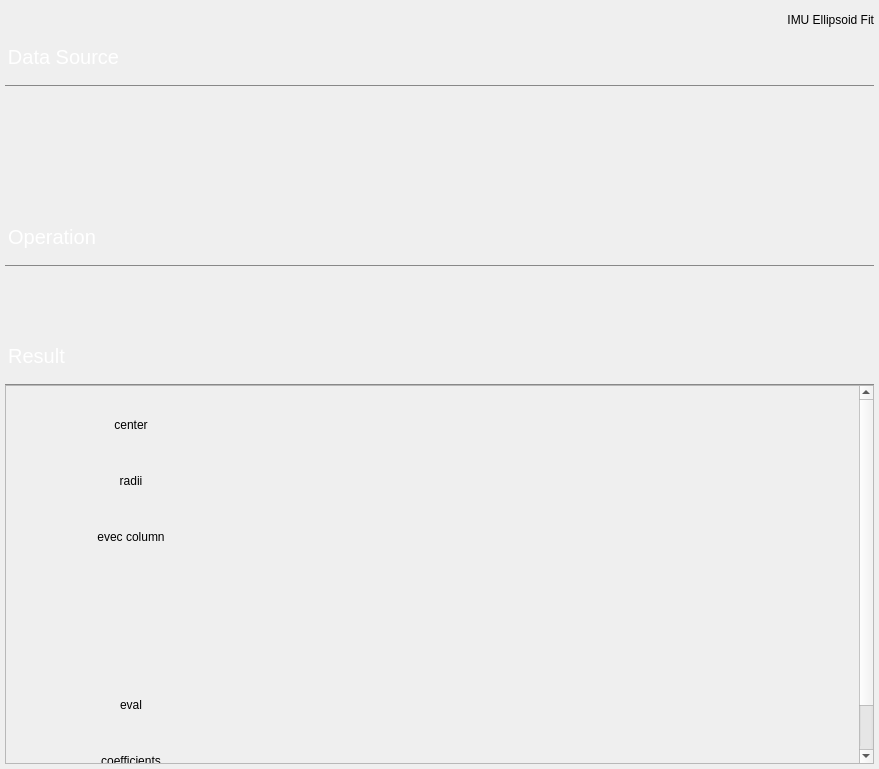
<?xml version="1.0" encoding="UTF-8"?>
<ui version="4.0">
 <class>IMUEllipsoidFit</class>
 <widget class="QWidget" name="IMUEllipsoidFit">
  <property name="geometry">
   <rect>
    <x>0</x>
    <y>0</y>
    <width>879</width>
    <height>769</height>
   </rect>
  </property>
  <property name="minimumSize">
   <size>
    <width>0</width>
    <height>0</height>
   </size>
  </property>
  <property name="maximumSize">
   <size>
    <width>16777215</width>
    <height>16777215</height>
   </size>
  </property>
  <property name="windowTitle">
   <string>IMUEllipsoidFit</string>
  </property>
  <property name="styleSheet">
   <string notr="true">Line{
	background-color: rgb(255, 255, 255);
	border:0;
}</string>
  </property>
  <layout class="QGridLayout" name="gridLayout">
   <property name="leftMargin">
    <number>5</number>
   </property>
   <property name="topMargin">
    <number>5</number>
   </property>
   <property name="rightMargin">
    <number>5</number>
   </property>
   <property name="bottomMargin">
    <number>5</number>
   </property>
   <property name="horizontalSpacing">
    <number>5</number>
   </property>
   <property name="verticalSpacing">
    <number>10</number>
   </property>
   <item row="0" column="2">
    <widget class="QLabel" name="title">
     <property name="minimumSize">
      <size>
       <width>0</width>
       <height>30</height>
      </size>
     </property>
     <property name="maximumSize">
      <size>
       <width>16777215</width>
       <height>30</height>
      </size>
     </property>
     <property name="text">
      <string>IMU Ellipsoid Fit</string>
     </property>
     <property name="alignment">
      <set>Qt::AlignRight|Qt::AlignTrailing|Qt::AlignVCenter</set>
     </property>
    </widget>
   </item>
   <item row="4" column="0" colspan="3">
    <widget class="QGroupBox" name="groupBox_Result">
     <property name="styleSheet">
      <string notr="true">QGroupBox {
    border: none;
    background-color: transparent;
    font: 15pt;
    margin-top: 40px;
    padding: 0px;
	border-top: 1px solid #888;
}

QGroupBox::title {
    subcontrol-origin: margin;
    subcontrol-position: top left;
    padding: 0 0px 0 0;
    background-color: transparent;
    color: #ffffff;
    font: 15pt;
    margin-left: 0px;
    margin-right: 0px;
    width: 100%;
}
</string>
     </property>
     <property name="title">
      <string>Result</string>
     </property>
     <property name="flat">
      <bool>true</bool>
     </property>
     <property name="checkable">
      <bool>false</bool>
     </property>
     <layout class="QGridLayout" name="gridLayout_6">
      <property name="leftMargin">
       <number>0</number>
      </property>
      <property name="topMargin">
       <number>0</number>
      </property>
      <property name="rightMargin">
       <number>0</number>
      </property>
      <property name="bottomMargin">
       <number>0</number>
      </property>
      <property name="spacing">
       <number>0</number>
      </property>
      <item row="0" column="0">
       <widget class="QScrollArea" name="scrollArea">
        <property name="widgetResizable">
         <bool>true</bool>
        </property>
        <widget class="QWidget" name="scrollArea_parm">
         <property name="geometry">
          <rect>
           <x>0</x>
           <y>0</y>
           <width>853</width>
           <height>430</height>
          </rect>
         </property>
         <layout class="QGridLayout" name="gridLayout_4">
          <property name="leftMargin">
           <number>5</number>
          </property>
          <property name="topMargin">
           <number>5</number>
          </property>
          <property name="rightMargin">
           <number>5</number>
          </property>
          <property name="bottomMargin">
           <number>5</number>
          </property>
          <property name="spacing">
           <number>0</number>
          </property>
          <item row="0" column="0">
           <widget class="QWidget" name="widget_result" native="true">
            <property name="minimumSize">
             <size>
              <width>0</width>
              <height>420</height>
             </size>
            </property>
            <layout class="QGridLayout" name="gridLayout_5">
             <item row="4" column="4">
              <widget class="QtMaterialTextField" name="lineEdit_evecColumn_22" native="true">
               <property name="minimumSize">
                <size>
                 <width>150</width>
                 <height>50</height>
                </size>
               </property>
               <property name="maximumSize">
                <size>
                 <width>150</width>
                 <height>50</height>
                </size>
               </property>
              </widget>
             </item>
             <item row="1" column="2">
              <widget class="QtMaterialTextField" name="lineEdit_radii_x" native="true">
               <property name="minimumSize">
                <size>
                 <width>150</width>
                 <height>50</height>
                </size>
               </property>
               <property name="maximumSize">
                <size>
                 <width>150</width>
                 <height>50</height>
                </size>
               </property>
              </widget>
             </item>
             <item row="6" column="0">
              <widget class="QtMaterialRaisedButton" name="help_coefficients" native="true">
               <property name="minimumSize">
                <size>
                 <width>30</width>
                 <height>30</height>
                </size>
               </property>
               <property name="maximumSize">
                <size>
                 <width>30</width>
                 <height>30</height>
                </size>
               </property>
              </widget>
             </item>
             <item row="2" column="4">
              <widget class="QtMaterialTextField" name="lineEdit_evecColumn_02" native="true">
               <property name="minimumSize">
                <size>
                 <width>150</width>
                 <height>50</height>
                </size>
               </property>
               <property name="maximumSize">
                <size>
                 <width>150</width>
                 <height>50</height>
                </size>
               </property>
              </widget>
             </item>
             <item row="2" column="2">
              <widget class="QtMaterialTextField" name="lineEdit_evecColumn_00" native="true">
               <property name="minimumSize">
                <size>
                 <width>150</width>
                 <height>50</height>
                </size>
               </property>
               <property name="maximumSize">
                <size>
                 <width>150</width>
                 <height>50</height>
                </size>
               </property>
              </widget>
             </item>
             <item row="4" column="3">
              <widget class="QtMaterialTextField" name="lineEdit_evecColumn_21" native="true">
               <property name="minimumSize">
                <size>
                 <width>150</width>
                 <height>50</height>
                </size>
               </property>
               <property name="maximumSize">
                <size>
                 <width>150</width>
                 <height>50</height>
                </size>
               </property>
              </widget>
             </item>
             <item row="2" column="3">
              <widget class="QtMaterialTextField" name="lineEdit_evecColumn_01" native="true">
               <property name="minimumSize">
                <size>
                 <width>150</width>
                 <height>50</height>
                </size>
               </property>
               <property name="maximumSize">
                <size>
                 <width>150</width>
                 <height>50</height>
                </size>
               </property>
              </widget>
             </item>
             <item row="5" column="2">
              <widget class="QtMaterialTextField" name="lineEdit_eval_x" native="true">
               <property name="minimumSize">
                <size>
                 <width>150</width>
                 <height>50</height>
                </size>
               </property>
               <property name="maximumSize">
                <size>
                 <width>150</width>
                 <height>50</height>
                </size>
               </property>
              </widget>
             </item>
             <item row="0" column="1">
              <widget class="QLabel" name="label">
               <property name="minimumSize">
                <size>
                 <width>150</width>
                 <height>0</height>
                </size>
               </property>
               <property name="maximumSize">
                <size>
                 <width>150</width>
                 <height>300</height>
                </size>
               </property>
               <property name="text">
                <string>center</string>
               </property>
               <property name="alignment">
                <set>Qt::AlignCenter</set>
               </property>
              </widget>
             </item>
             <item row="1" column="1">
              <widget class="QLabel" name="label_4">
               <property name="minimumSize">
                <size>
                 <width>150</width>
                 <height>0</height>
                </size>
               </property>
               <property name="maximumSize">
                <size>
                 <width>150</width>
                 <height>300</height>
                </size>
               </property>
               <property name="text">
                <string>radii</string>
               </property>
               <property name="alignment">
                <set>Qt::AlignCenter</set>
               </property>
              </widget>
             </item>
             <item row="5" column="1">
              <widget class="QLabel" name="label_7">
               <property name="minimumSize">
                <size>
                 <width>150</width>
                 <height>0</height>
                </size>
               </property>
               <property name="maximumSize">
                <size>
                 <width>150</width>
                 <height>300</height>
                </size>
               </property>
               <property name="text">
                <string>eval</string>
               </property>
               <property name="alignment">
                <set>Qt::AlignCenter</set>
               </property>
              </widget>
             </item>
             <item row="5" column="0">
              <widget class="QtMaterialRaisedButton" name="help_eval" native="true">
               <property name="minimumSize">
                <size>
                 <width>30</width>
                 <height>30</height>
                </size>
               </property>
               <property name="maximumSize">
                <size>
                 <width>30</width>
                 <height>30</height>
                </size>
               </property>
              </widget>
             </item>
             <item row="3" column="3">
              <widget class="QtMaterialTextField" name="lineEdit_evecColumn_11" native="true">
               <property name="minimumSize">
                <size>
                 <width>150</width>
                 <height>50</height>
                </size>
               </property>
               <property name="maximumSize">
                <size>
                 <width>150</width>
                 <height>50</height>
                </size>
               </property>
              </widget>
             </item>
             <item row="0" column="2">
              <widget class="QtMaterialTextField" name="lineEdit_center_x" native="true">
               <property name="minimumSize">
                <size>
                 <width>150</width>
                 <height>50</height>
                </size>
               </property>
               <property name="maximumSize">
                <size>
                 <width>150</width>
                 <height>50</height>
                </size>
               </property>
              </widget>
             </item>
             <item row="5" column="4">
              <widget class="QtMaterialTextField" name="lineEdit_eval_z" native="true">
               <property name="minimumSize">
                <size>
                 <width>150</width>
                 <height>50</height>
                </size>
               </property>
               <property name="maximumSize">
                <size>
                 <width>150</width>
                 <height>50</height>
                </size>
               </property>
              </widget>
             </item>
             <item row="0" column="5">
              <spacer name="horizontalSpacer_3">
               <property name="orientation">
                <enum>Qt::Horizontal</enum>
               </property>
               <property name="sizeHint" stdset="0">
                <size>
                 <width>40</width>
                 <height>20</height>
                </size>
               </property>
              </spacer>
             </item>
             <item row="6" column="1">
              <widget class="QLabel" name="label_8">
               <property name="minimumSize">
                <size>
                 <width>150</width>
                 <height>0</height>
                </size>
               </property>
               <property name="maximumSize">
                <size>
                 <width>150</width>
                 <height>300</height>
                </size>
               </property>
               <property name="text">
                <string>coefficients</string>
               </property>
               <property name="alignment">
                <set>Qt::AlignCenter</set>
               </property>
              </widget>
             </item>
             <item row="3" column="2">
              <widget class="QtMaterialTextField" name="lineEdit_evecColumn_10" native="true">
               <property name="minimumSize">
                <size>
                 <width>150</width>
                 <height>50</height>
                </size>
               </property>
               <property name="maximumSize">
                <size>
                 <width>150</width>
                 <height>50</height>
                </size>
               </property>
              </widget>
             </item>
             <item row="2" column="1">
              <widget class="QLabel" name="label_5">
               <property name="minimumSize">
                <size>
                 <width>150</width>
                 <height>0</height>
                </size>
               </property>
               <property name="maximumSize">
                <size>
                 <width>150</width>
                 <height>300</height>
                </size>
               </property>
               <property name="text">
                <string>evec column</string>
               </property>
               <property name="alignment">
                <set>Qt::AlignCenter</set>
               </property>
              </widget>
             </item>
             <item row="5" column="3">
              <widget class="QtMaterialTextField" name="lineEdit_eval_y" native="true">
               <property name="minimumSize">
                <size>
                 <width>150</width>
                 <height>50</height>
                </size>
               </property>
               <property name="maximumSize">
                <size>
                 <width>150</width>
                 <height>50</height>
                </size>
               </property>
              </widget>
             </item>
             <item row="8" column="1">
              <spacer name="verticalSpacer">
               <property name="orientation">
                <enum>Qt::Vertical</enum>
               </property>
               <property name="sizeHint" stdset="0">
                <size>
                 <width>20</width>
                 <height>40</height>
                </size>
               </property>
              </spacer>
             </item>
             <item row="1" column="0">
              <widget class="QtMaterialRaisedButton" name="help_radii" native="true">
               <property name="minimumSize">
                <size>
                 <width>30</width>
                 <height>30</height>
                </size>
               </property>
               <property name="maximumSize">
                <size>
                 <width>30</width>
                 <height>30</height>
                </size>
               </property>
              </widget>
             </item>
             <item row="2" column="0">
              <widget class="QtMaterialRaisedButton" name="help_evecColumn" native="true">
               <property name="minimumSize">
                <size>
                 <width>30</width>
                 <height>30</height>
                </size>
               </property>
               <property name="maximumSize">
                <size>
                 <width>30</width>
                 <height>30</height>
                </size>
               </property>
              </widget>
             </item>
             <item row="0" column="4">
              <widget class="QtMaterialTextField" name="lineEdit_center_z" native="true">
               <property name="minimumSize">
                <size>
                 <width>150</width>
                 <height>50</height>
                </size>
               </property>
               <property name="maximumSize">
                <size>
                 <width>150</width>
                 <height>50</height>
                </size>
               </property>
              </widget>
             </item>
             <item row="6" column="2" colspan="4">
              <widget class="QtMaterialTextField" name="coefficients" native="true">
               <property name="minimumSize">
                <size>
                 <width>0</width>
                 <height>50</height>
                </size>
               </property>
               <property name="maximumSize">
                <size>
                 <width>16777215</width>
                 <height>50</height>
                </size>
               </property>
              </widget>
             </item>
             <item row="3" column="4">
              <widget class="QtMaterialTextField" name="lineEdit_evecColumn_12" native="true">
               <property name="minimumSize">
                <size>
                 <width>150</width>
                 <height>50</height>
                </size>
               </property>
               <property name="maximumSize">
                <size>
                 <width>150</width>
                 <height>50</height>
                </size>
               </property>
              </widget>
             </item>
             <item row="0" column="0">
              <widget class="QtMaterialRaisedButton" name="help_center" native="true">
               <property name="minimumSize">
                <size>
                 <width>30</width>
                 <height>30</height>
                </size>
               </property>
               <property name="maximumSize">
                <size>
                 <width>30</width>
                 <height>30</height>
                </size>
               </property>
              </widget>
             </item>
             <item row="0" column="3">
              <widget class="QtMaterialTextField" name="lineEdit_center_y" native="true">
               <property name="minimumSize">
                <size>
                 <width>150</width>
                 <height>50</height>
                </size>
               </property>
               <property name="maximumSize">
                <size>
                 <width>150</width>
                 <height>50</height>
                </size>
               </property>
              </widget>
             </item>
             <item row="1" column="4">
              <widget class="QtMaterialTextField" name="lineEdit_radii_z" native="true">
               <property name="minimumSize">
                <size>
                 <width>150</width>
                 <height>50</height>
                </size>
               </property>
               <property name="maximumSize">
                <size>
                 <width>150</width>
                 <height>50</height>
                </size>
               </property>
              </widget>
             </item>
             <item row="4" column="2">
              <widget class="QtMaterialTextField" name="lineEdit_evecColumn_20" native="true">
               <property name="minimumSize">
                <size>
                 <width>150</width>
                 <height>50</height>
                </size>
               </property>
               <property name="maximumSize">
                <size>
                 <width>150</width>
                 <height>50</height>
                </size>
               </property>
              </widget>
             </item>
             <item row="1" column="3">
              <widget class="QtMaterialTextField" name="lineEdit_radii_y" native="true">
               <property name="minimumSize">
                <size>
                 <width>150</width>
                 <height>50</height>
                </size>
               </property>
               <property name="maximumSize">
                <size>
                 <width>150</width>
                 <height>50</height>
                </size>
               </property>
              </widget>
             </item>
            </layout>
           </widget>
          </item>
         </layout>
        </widget>
       </widget>
      </item>
     </layout>
    </widget>
   </item>
   <item row="0" column="1">
    <widget class="QtMaterialRaisedButton" name="HowToUse" native="true">
     <property name="minimumSize">
      <size>
       <width>30</width>
       <height>30</height>
      </size>
     </property>
     <property name="maximumSize">
      <size>
       <width>30</width>
       <height>30</height>
      </size>
     </property>
    </widget>
   </item>
   <item row="0" column="0">
    <widget class="QtMaterialRaisedButton" name="back" native="true">
     <property name="minimumSize">
      <size>
       <width>80</width>
       <height>30</height>
      </size>
     </property>
     <property name="maximumSize">
      <size>
       <width>80</width>
       <height>30</height>
      </size>
     </property>
    </widget>
   </item>
   <item row="2" column="0" colspan="3">
    <widget class="QGroupBox" name="groupBox_OPeration">
     <property name="minimumSize">
      <size>
       <width>0</width>
       <height>100</height>
      </size>
     </property>
     <property name="styleSheet">
      <string notr="true">QGroupBox {
    border: none;
    background-color: transparent;
    font: 15pt;
    margin-top: 40px;
    padding: 0px;
	border-top: 1px solid #888;
}

QGroupBox::title {
    subcontrol-origin: margin;
    subcontrol-position: top left;
    padding: 0 0px 0 0;
    background-color: transparent;
    color: #ffffff;
    font: 15pt;
    margin-left: 0px;
    margin-right: 0px;
    width: 100%;
}
</string>
     </property>
     <property name="title">
      <string>Operation</string>
     </property>
     <layout class="QHBoxLayout" name="horizontalLayout">
      <item>
       <widget class="QtMaterialRaisedButton" name="button_clear" native="true">
        <property name="minimumSize">
         <size>
          <width>100</width>
          <height>30</height>
         </size>
        </property>
        <property name="maximumSize">
         <size>
          <width>100</width>
          <height>30</height>
         </size>
        </property>
       </widget>
      </item>
      <item>
       <widget class="QtMaterialRaisedButton" name="button_export" native="true">
        <property name="minimumSize">
         <size>
          <width>100</width>
          <height>30</height>
         </size>
        </property>
        <property name="maximumSize">
         <size>
          <width>100</width>
          <height>30</height>
         </size>
        </property>
       </widget>
      </item>
      <item>
       <widget class="QtMaterialRaisedButton" name="button_fit" native="true">
        <property name="minimumSize">
         <size>
          <width>100</width>
          <height>30</height>
         </size>
        </property>
        <property name="maximumSize">
         <size>
          <width>100</width>
          <height>30</height>
         </size>
        </property>
       </widget>
      </item>
      <item>
       <widget class="QtMaterialRaisedButton" name="button_3d" native="true">
        <property name="minimumSize">
         <size>
          <width>100</width>
          <height>30</height>
         </size>
        </property>
        <property name="maximumSize">
         <size>
          <width>100</width>
          <height>30</height>
         </size>
        </property>
       </widget>
      </item>
      <item>
       <spacer name="horizontalSpacer_2">
        <property name="orientation">
         <enum>Qt::Horizontal</enum>
        </property>
        <property name="sizeHint" stdset="0">
         <size>
          <width>40</width>
          <height>20</height>
         </size>
        </property>
       </spacer>
      </item>
      <item>
       <widget class="QtMaterialTextField" name="lineEdit_linear_cached" native="true">
        <property name="minimumSize">
         <size>
          <width>200</width>
          <height>50</height>
         </size>
        </property>
        <property name="maximumSize">
         <size>
          <width>200</width>
          <height>50</height>
         </size>
        </property>
        
       </widget>
      </item>
     </layout>
    </widget>
   </item>
   <item row="1" column="0" colspan="3">
    <widget class="QGroupBox" name="groupBox_DataSource">
     <property name="minimumSize">
      <size>
       <width>0</width>
       <height>170</height>
      </size>
     </property>
     <property name="maximumSize">
      <size>
       <width>16777215</width>
       <height>170</height>
      </size>
     </property>
     <property name="styleSheet">
      <string notr="true">QGroupBox {
    border: none;
    background-color: transparent;
    font: 15pt;
    margin-top: 40px;
    padding: 0px;
	border-top: 1px solid #888;
}

QGroupBox::title {
    subcontrol-origin: margin;
    subcontrol-position: top left;
    padding: 0 0px 0 0;
    background-color: transparent;
    color: #ffffff;
    font: 15pt;
    margin-left: 0px;
    margin-right: 0px;
    width: 100%;
}
</string>
     </property>
     <property name="title">
      <string>Data Source</string>
     </property>
     <layout class="QGridLayout" name="gridLayout_3">
      <item row="1" column="1">
       <widget class="QStackedWidget" name="stackedWidget">
        <property name="currentIndex">
         <number>0</number>
        </property>
        <widget class="QWidget" name="page_load">
         <layout class="QGridLayout" name="gridLayout_7">
          <item row="0" column="0">
           <widget class="QtMaterialRaisedButton" name="button_load" native="true">
            <property name="minimumSize">
             <size>
              <width>80</width>
              <height>30</height>
             </size>
            </property>
            <property name="maximumSize">
             <size>
              <width>80</width>
              <height>30</height>
             </size>
            </property>
           </widget>
          </item>
          <item row="0" column="4">
           <spacer name="horizontalSpacer_4">
            <property name="orientation">
             <enum>Qt::Horizontal</enum>
            </property>
            <property name="sizeHint" stdset="0">
             <size>
              <width>40</width>
              <height>20</height>
             </size>
            </property>
           </spacer>
          </item>
          <item row="0" column="2">
           <widget class="QtMaterialTextField" name="lineEdit_linear_loadName_y" native="true">
            <property name="minimumSize">
             <size>
              <width>100</width>
              <height>50</height>
             </size>
            </property>
            <property name="maximumSize">
             <size>
              <width>150</width>
              <height>50</height>
             </size>
            </property>
           </widget>
          </item>
          <item row="0" column="3">
           <widget class="QtMaterialTextField" name="lineEdit_linear_loadName_z" native="true">
            <property name="minimumSize">
             <size>
              <width>100</width>
              <height>50</height>
             </size>
            </property>
            <property name="maximumSize">
             <size>
              <width>150</width>
              <height>50</height>
             </size>
            </property>
           </widget>
          </item>
          <item row="0" column="1">
           <widget class="QtMaterialTextField" name="lineEdit_linear_loadName_x" native="true">
            <property name="minimumSize">
             <size>
              <width>100</width>
              <height>50</height>
             </size>
            </property>
            <property name="maximumSize">
             <size>
              <width>150</width>
              <height>50</height>
             </size>
            </property>
           </widget>
          </item>
         </layout>
        </widget>
        <widget class="QWidget" name="page_online">
         <layout class="QGridLayout" name="gridLayout_2">
          <property name="verticalSpacing">
           <number>10</number>
          </property>
          <item row="0" column="0">
           <widget class="QLabel" name="label_3">
            <property name="minimumSize">
             <size>
              <width>120</width>
              <height>0</height>
             </size>
            </property>
            <property name="maximumSize">
             <size>
              <width>120</width>
              <height>16777215</height>
             </size>
            </property>
            <property name="text">
             <string>Current</string>
            </property>
            <property name="alignment">
             <set>Qt::AlignLeading|Qt::AlignLeft|Qt::AlignVCenter</set>
            </property>
           </widget>
          </item>
          <item row="0" column="2">
           <widget class="QtMaterialTextField" name="lineEdit_linear_acc_x" native="true">
            <property name="minimumSize">
             <size>
              <width>100</width>
              <height>50</height>
             </size>
            </property>
            <property name="maximumSize">
             <size>
              <width>100</width>
              <height>50</height>
             </size>
            </property>
           </widget>
          </item>
          <item row="0" column="4">
           <widget class="QtMaterialTextField" name="lineEdit_linear_acc_z" native="true">
            <property name="minimumSize">
             <size>
              <width>100</width>
              <height>50</height>
             </size>
            </property>
            <property name="maximumSize">
             <size>
              <width>100</width>
              <height>50</height>
             </size>
            </property>
           </widget>
          </item>
          <item row="1" column="0">
           <widget class="QLabel" name="label_2">
            <property name="minimumSize">
             <size>
              <width>120</width>
              <height>0</height>
             </size>
            </property>
            <property name="maximumSize">
             <size>
              <width>120</width>
              <height>16777215</height>
             </size>
            </property>
            <property name="text">
             <string>Online caching</string>
            </property>
            <property name="alignment">
             <set>Qt::AlignLeading|Qt::AlignLeft|Qt::AlignVCenter</set>
            </property>
           </widget>
          </item>
          <item row="0" column="3">
           <widget class="QtMaterialTextField" name="lineEdit_linear_acc_y" native="true">
            <property name="minimumSize">
             <size>
              <width>100</width>
              <height>50</height>
             </size>
            </property>
            <property name="maximumSize">
             <size>
              <width>100</width>
              <height>50</height>
             </size>
            </property>
           </widget>
          </item>
          <item row="0" column="5">
           <spacer name="horizontalSpacer">
            <property name="orientation">
             <enum>Qt::Horizontal</enum>
            </property>
            <property name="sizeHint" stdset="0">
             <size>
              <width>40</width>
              <height>20</height>
             </size>
            </property>
           </spacer>
          </item>
          <item row="1" column="2">
           <widget class="QWSwitcher" name="toggle" native="true">
            <property name="minimumSize">
             <size>
              <width>60</width>
              <height>30</height>
             </size>
            </property>
            <property name="maximumSize">
             <size>
              <width>60</width>
              <height>30</height>
             </size>
            </property>
           </widget>
          </item>
         </layout>
        </widget>
       </widget>
      </item>
      <item row="1" column="0">
       <widget class="QWWindowButton" name="ModeSelector" native="true">
        <property name="minimumSize">
         <size>
          <width>260</width>
          <height>50</height>
         </size>
        </property>
        <property name="maximumSize">
         <size>
          <width>260</width>
          <height>50</height>
         </size>
        </property>
       </widget>
      </item>
     </layout>
    </widget>
   </item>
  </layout>
 </widget>
 <customwidgets>
  <customwidget>
   <class>QtMaterialTextField</class>
   <extends>QWidget</extends>
   <header>qt_material_widgets/qtmaterialtextfield.h</header>
   <container>1</container>
  </customwidget>
  <customwidget>
   <class>QWSwitcher</class>
   <extends>QWidget</extends>
   <header>qwool/qwswitcher.h</header>
   <container>1</container>
  </customwidget>
  <customwidget>
   <class>QtMaterialRaisedButton</class>
   <extends>QWidget</extends>
   <header>qt_material_widgets/qtmaterialraisedbutton.h</header>
   <container>1</container>
  </customwidget>
  <customwidget>
   <class>QWWindowButton</class>
   <extends>QWidget</extends>
   <header>qwool/qwwindowbutton.h</header>
   <container>1</container>
  </customwidget>
 </customwidgets>
 <resources>
  <include location="../../resources.qrc"/>
 </resources>
 <connections/>
</ui>
